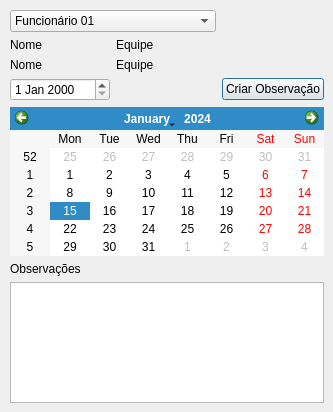
<?xml version="1.0" encoding="UTF-8"?>
<ui version="4.0">
 <class>adicionarObservacao</class>
 <widget class="QDialog" name="adicionarObservacao">
  <property name="geometry">
   <rect>
    <x>0</x>
    <y>0</y>
    <width>333</width>
    <height>412</height>
   </rect>
  </property>
  <property name="windowTitle">
   <string>Dialog</string>
  </property>
  <widget class="QWidget" name="layoutWidget">
   <property name="geometry">
    <rect>
     <x>10</x>
     <y>10</y>
     <width>314</width>
     <height>393</height>
    </rect>
   </property>
   <layout class="QGridLayout" name="gridLayout">
    <item row="2" column="1">
     <widget class="QLabel" name="label_Equipe">
      <property name="text">
       <string>Equipe</string>
      </property>
     </widget>
    </item>
    <item row="0" column="0" colspan="2">
     <widget class="QComboBox" name="comboBox_funcionario">
      <item>
       <property name="text">
        <string>Funcionário 01</string>
       </property>
      </item>
      <item>
       <property name="text">
        <string>Funcionário 02</string>
       </property>
      </item>
      <item>
       <property name="text">
        <string>Funcionário 03</string>
       </property>
      </item>
      <item>
       <property name="text">
        <string>Funcionário 04</string>
       </property>
      </item>
      <item>
       <property name="text">
        <string>Funcionário 05</string>
       </property>
      </item>
      <item>
       <property name="text">
        <string>Funcionário 06</string>
       </property>
      </item>
      <item>
       <property name="text">
        <string>Funcionário 07</string>
       </property>
      </item>
      <item>
       <property name="text">
        <string>Funcionário 08</string>
       </property>
      </item>
      <item>
       <property name="text">
        <string>Funcionário 09</string>
       </property>
      </item>
      <item>
       <property name="text">
        <string>Funcionário 10</string>
       </property>
      </item>
     </widget>
    </item>
    <item row="1" column="1">
     <widget class="QLabel" name="label_tituloEquipe">
      <property name="text">
       <string>Equipe</string>
      </property>
     </widget>
    </item>
    <item row="4" column="0" colspan="3">
     <widget class="QCalendarWidget" name="calendarioWidget"/>
    </item>
    <item row="5" column="0">
     <widget class="QLabel" name="label_obs">
      <property name="text">
       <string>Observações</string>
      </property>
     </widget>
    </item>
    <item row="1" column="0">
     <widget class="QLabel" name="label_tituloNome">
      <property name="text">
       <string>Nome</string>
      </property>
     </widget>
    </item>
    <item row="2" column="0">
     <widget class="QLabel" name="label_Nome">
      <property name="text">
       <string>Nome</string>
      </property>
     </widget>
    </item>
    <item row="3" column="2">
     <widget class="QPushButton" name="pushButton_criarObservao">
      <property name="text">
       <string>Criar Observação</string>
      </property>
     </widget>
    </item>
    <item row="3" column="0">
     <widget class="QDateEdit" name="dateEdit"/>
    </item>
    <item row="6" column="0" colspan="3">
     <widget class="QPlainTextEdit" name="plainTextEdit_obs"/>
    </item>
   </layout>
  </widget>
 </widget>
 <resources/>
 <connections/>
</ui>
